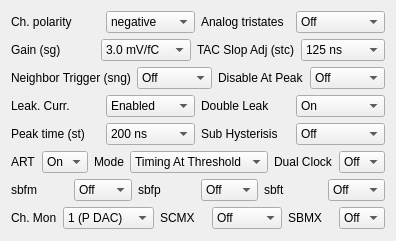
    <widget class="QWidget" name="layoutWidget">
     <property name="geometry">
      <rect>
       <x>10</x>
       <y>33</y>
       <width>378</width>
       <height>241</height>
      </rect>
     </property>
     <layout class="QVBoxLayout" name="verticalLayout">
      <item>
       <layout class="QHBoxLayout" name="horizontalLayout">
        <item>
         <widget class="QLabel" name="spgLabel">
          <property name="font">
           <font>
            <family>Arial</family>
            <pointsize>9</pointsize>
           </font>
          </property>
          <property name="text">
           <string>Ch. polarity</string>
          </property>
         </widget>
        </item>
        <item>
         <widget class="QComboBox" name="spg">
          <property name="font">
           <font>
            <family>Arial</family>
            <pointsize>9</pointsize>
           </font>
          </property>
          <property name="currentIndex">
           <number>0</number>
          </property>
          <item>
           <property name="text">
            <string>negative</string>
           </property>
          </item>
          <item>
           <property name="text">
            <string>positive</string>
           </property>
          </item>
         </widget>
        </item>
        <item>
         <widget class="QLabel" name="sdrvLabel">
          <property name="font">
           <font>
            <family>Arial</family>
            <pointsize>9</pointsize>
           </font>
          </property>
          <property name="text">
           <string>Analog tristates</string>
          </property>
         </widget>
        </item>
        <item>
         <widget class="QComboBox" name="sdrv">
          <property name="font">
           <font>
            <family>Arial</family>
            <pointsize>9</pointsize>
           </font>
          </property>
          <property name="currentIndex">
           <number>0</number>
          </property>
          <item>
           <property name="text">
            <string>Off</string>
           </property>
          </item>
          <item>
           <property name="text">
            <string>On</string>
           </property>
          </item>
         </widget>
        </item>
       </layout>
      </item>
      <item>
       <layout class="QHBoxLayout" name="horizontalLayout_2">
        <item>
         <widget class="QLabel" name="sgLabel">
          <property name="font">
           <font>
            <family>Arial</family>
            <pointsize>9</pointsize>
           </font>
          </property>
          <property name="text">
           <string>Gain (sg)</string>
          </property>
         </widget>
        </item>
        <item>
         <widget class="QComboBox" name="sg">
          <property name="font">
           <font>
            <family>Arial</family>
            <pointsize>9</pointsize>
           </font>
          </property>
          <property name="currentIndex">
           <number>2</number>
          </property>
          <item>
           <property name="text">
            <string>0.5 mV/fC</string>
           </property>
          </item>
          <item>
           <property name="text">
            <string>1.0 mV/fC</string>
           </property>
          </item>
          <item>
           <property name="text">
            <string>3.0 mV/fC</string>
           </property>
          </item>
          <item>
           <property name="text">
            <string>4.5 mV/fC</string>
           </property>
          </item>
          <item>
           <property name="text">
            <string>6.0 mV/fC</string>
           </property>
          </item>
          <item>
           <property name="text">
            <string>9.0 mV/fC</string>
           </property>
          </item>
          <item>
           <property name="text">
            <string>12.0 mV/fC</string>
           </property>
          </item>
          <item>
           <property name="text">
            <string>16.0 mV/fC</string>
           </property>
          </item>
         </widget>
        </item>
        <item>
         <widget class="QLabel" name="stcLabel">
          <property name="font">
           <font>
            <family>Arial</family>
            <pointsize>9</pointsize>
           </font>
          </property>
          <property name="text">
           <string>TAC Slop Adj (stc)</string>
          </property>
         </widget>
        </item>
        <item>
         <widget class="QComboBox" name="stc">
          <property name="font">
           <font>
            <family>Arial</family>
            <pointsize>9</pointsize>
           </font>
          </property>
          <property name="currentIndex">
           <number>0</number>
          </property>
          <property name="maxVisibleItems">
           <number>16</number>
          </property>
          <item>
           <property name="text">
            <string>125 ns</string>
           </property>
          </item>
          <item>
           <property name="text">
            <string>250 ns</string>
           </property>
          </item>
          <item>
           <property name="text">
            <string>500 ns</string>
           </property>
          </item>
          <item>
           <property name="text">
            <string>1000 ns</string>
           </property>
          </item>
         </widget>
        </item>
       </layout>
      </item>
      <item>
       <layout class="QHBoxLayout" name="horizontalLayout_6">
        <item>
         <widget class="QLabel" name="sngLabel">
          <property name="font">
           <font>
            <family>Arial</family>
            <pointsize>9</pointsize>
           </font>
          </property>
          <property name="text">
           <string>Neighbor Trigger (sng)</string>
          </property>
         </widget>
        </item>
        <item>
         <widget class="QComboBox" name="sng">
          <property name="font">
           <font>
            <family>Arial</family>
            <pointsize>9</pointsize>
           </font>
          </property>
          <property name="currentIndex">
           <number>0</number>
          </property>
          <item>
           <property name="text">
            <string>Off</string>
           </property>
          </item>
          <item>
           <property name="text">
            <string>On</string>
           </property>
          </item>
         </widget>
        </item>
        <item>
         <widget class="QLabel" name="sdpLabel">
          <property name="font">
           <font>
            <family>Arial</family>
            <pointsize>9</pointsize>
           </font>
          </property>
          <property name="text">
           <string>Disable At Peak</string>
          </property>
         </widget>
        </item>
        <item>
         <widget class="QComboBox" name="sdp">
          <property name="font">
           <font>
            <family>Arial</family>
            <pointsize>9</pointsize>
           </font>
          </property>
          <item>
           <property name="text">
            <string>Off</string>
           </property>
          </item>
          <item>
           <property name="text">
            <string>On</string>
           </property>
          </item>
         </widget>
        </item>
       </layout>
      </item>
      <item>
       <layout class="QHBoxLayout" name="horizontalLayout_3">
        <item>
         <widget class="QLabel" name="slgLabel">
          <property name="font">
           <font>
            <family>Arial</family>
            <pointsize>9</pointsize>
           </font>
          </property>
          <property name="text">
           <string>Leak. Curr.</string>
          </property>
         </widget>
        </item>
        <item>
         <widget class="QComboBox" name="slg">
          <property name="font">
           <font>
            <family>Arial</family>
            <pointsize>9</pointsize>
           </font>
          </property>
          <property name="currentIndex">
           <number>0</number>
          </property>
          <item>
           <property name="text">
            <string>Enabled</string>
           </property>
          </item>
          <item>
           <property name="text">
            <string>Disabled</string>
           </property>
          </item>
         </widget>
        </item>
        <item>
         <widget class="QLabel" name="sfmLabel">
          <property name="font">
           <font>
            <family>Arial</family>
            <pointsize>9</pointsize>
           </font>
          </property>
          <property name="text">
           <string>Double Leak</string>
          </property>
         </widget>
        </item>
        <item>
         <widget class="QComboBox" name="sfm">
          <property name="font">
           <font>
            <family>Arial</family>
            <pointsize>9</pointsize>
           </font>
          </property>
          <property name="currentIndex">
           <number>1</number>
          </property>
          <item>
           <property name="text">
            <string>Off</string>
           </property>
          </item>
          <item>
           <property name="text">
            <string>On</string>
           </property>
          </item>
         </widget>
        </item>
       </layout>
      </item>
      <item>
       <layout class="QHBoxLayout" name="horizontalLayout_7">
        <item>
         <widget class="QLabel" name="stLabel">
          <property name="font">
           <font>
            <family>Arial</family>
            <pointsize>9</pointsize>
           </font>
          </property>
          <property name="text">
           <string>Peak time (st)</string>
          </property>
         </widget>
        </item>
        <item>
         <widget class="QComboBox" name="st">
          <property name="font">
           <font>
            <family>Arial</family>
            <pointsize>9</pointsize>
           </font>
          </property>
          <property name="currentIndex">
           <number>0</number>
          </property>
          <item>
           <property name="text">
            <string>200 ns</string>
           </property>
          </item>
          <item>
           <property name="text">
            <string>100 ns</string>
           </property>
          </item>
          <item>
           <property name="text">
            <string>50 ns</string>
           </property>
          </item>
          <item>
           <property name="text">
            <string>25 ns</string>
           </property>
          </item>
         </widget>
        </item>
        <item>
         <widget class="QLabel" name="sshLabel">
          <property name="font">
           <font>
            <family>Arial</family>
            <pointsize>9</pointsize>
           </font>
          </property>
          <property name="text">
           <string>Sub Hysterisis </string>
          </property>
         </widget>
        </item>
        <item>
         <widget class="QComboBox" name="ssh">
          <property name="font">
           <font>
            <family>Arial</family>
            <pointsize>9</pointsize>
           </font>
          </property>
          <item>
           <property name="text">
            <string>Off</string>
           </property>
          </item>
          <item>
           <property name="text">
            <string>On</string>
           </property>
          </item>
         </widget>
        </item>
       </layout>
      </item>
      <item>
       <layout class="QHBoxLayout" name="horizontalLayout_9">
        <item>
         <widget class="QLabel" name="sfaLabel">
          <property name="font">
           <font>
            <family>Arial</family>
            <pointsize>9</pointsize>
           </font>
          </property>
          <property name="text">
           <string>ART</string>
          </property>
         </widget>
        </item>
        <item>
         <widget class="QComboBox" name="sfa">
          <property name="font">
           <font>
            <family>Arial</family>
            <pointsize>9</pointsize>
           </font>
          </property>
          <property name="currentIndex">
           <number>1</number>
          </property>
          <item>
           <property name="text">
            <string>Off</string>
           </property>
          </item>
          <item>
           <property name="text">
            <string>On</string>
           </property>
          </item>
         </widget>
        </item>
        <item>
         <widget class="QLabel" name="sfamLabel">
          <property name="font">
           <font>
            <family>Arial</family>
            <pointsize>9</pointsize>
           </font>
          </property>
          <property name="text">
           <string>Mode</string>
          </property>
         </widget>
        </item>
        <item>
         <widget class="QComboBox" name="sfam">
          <property name="font">
           <font>
            <family>Arial</family>
            <pointsize>9</pointsize>
           </font>
          </property>
          <item>
           <property name="text">
            <string>Timing At Threshold</string>
           </property>
          </item>
          <item>
           <property name="text">
            <string>Timing At Peak</string>
           </property>
          </item>
         </widget>
        </item>
        <item>
         <widget class="QLabel" name="sdckaLabel">
          <property name="font">
           <font>
            <family>Arial</family>
            <pointsize>9</pointsize>
           </font>
          </property>
          <property name="text">
           <string>Dual Clock</string>
          </property>
         </widget>
        </item>
        <item>
         <widget class="QComboBox" name="sdcka">
          <property name="font">
           <font>
            <family>Arial</family>
            <pointsize>9</pointsize>
           </font>
          </property>
          <property name="currentIndex">
           <number>0</number>
          </property>
          <item>
           <property name="text">
            <string>Off</string>
           </property>
          </item>
          <item>
           <property name="text">
            <string>On</string>
           </property>
          </item>
         </widget>
        </item>
       </layout>
      </item>
      <item>
       <layout class="QHBoxLayout" name="horizontalLayout_5">
        <item>
         <widget class="QLabel" name="sbfmLabel">
          <property name="font">
           <font>
            <family>Arial</family>
            <pointsize>9</pointsize>
           </font>
          </property>
          <property name="text">
           <string>sbfm</string>
          </property>
         </widget>
        </item>
        <item>
         <widget class="QComboBox" name="sbfm">
          <property name="font">
           <font>
            <family>Arial</family>
            <pointsize>9</pointsize>
           </font>
          </property>
          <property name="focusPolicy">
           <enum>Qt::StrongFocus</enum>
          </property>
          <property name="currentIndex">
           <number>0</number>
          </property>
          <item>
           <property name="text">
            <string>Off</string>
           </property>
          </item>
          <item>
           <property name="text">
            <string>On</string>
           </property>
          </item>
         </widget>
        </item>
        <item>
         <widget class="QLabel" name="sbfpLabel">
          <property name="font">
           <font>
            <family>Arial</family>
            <pointsize>9</pointsize>
           </font>
          </property>
          <property name="text">
           <string>sbfp</string>
          </property>
         </widget>
        </item>
        <item>
         <widget class="QComboBox" name="sbfp">
          <property name="font">
           <font>
            <family>Arial</family>
            <pointsize>9</pointsize>
           </font>
          </property>
          <property name="currentIndex">
           <number>0</number>
          </property>
          <item>
           <property name="text">
            <string>Off</string>
           </property>
          </item>
          <item>
           <property name="text">
            <string>On</string>
           </property>
          </item>
         </widget>
        </item>
        <item>
         <widget class="QLabel" name="sbftLabel">
          <property name="font">
           <font>
            <family>Arial</family>
            <pointsize>9</pointsize>
           </font>
          </property>
          <property name="text">
           <string>sbft</string>
          </property>
         </widget>
        </item>
        <item>
         <widget class="QComboBox" name="sbft">
          <property name="font">
           <font>
            <family>Arial</family>
            <pointsize>9</pointsize>
           </font>
          </property>
          <property name="currentIndex">
           <number>0</number>
          </property>
          <item>
           <property name="text">
            <string>Off</string>
           </property>
          </item>
          <item>
           <property name="text">
            <string>On</string>
           </property>
          </item>
         </widget>
        </item>
       </layout>
      </item>
      <item>
       <layout class="QHBoxLayout" name="horizontalLayout_8">
        <item>
         <widget class="QLabel" name="sm5_sm0Label">
          <property name="font">
           <font>
            <family>Arial</family>
            <pointsize>9</pointsize>
           </font>
          </property>
          <property name="text">
           <string>Ch. Mon</string>
          </property>
         </widget>
        </item>
        <item>
         <widget class="QComboBox" name="sm5_sm0">
          <property name="font">
           <font>
            <family>Arial</family>
            <pointsize>9</pointsize>
           </font>
          </property>
          <item>
           <property name="text">
            <string>1 (P DAC)</string>
           </property>
          </item>
          <item>
           <property name="text">
            <string>2 (Th DAC)</string>
           </property>
          </item>
          <item>
           <property name="text">
            <string>3 (BG V)</string>
           </property>
          </item>
          <item>
           <property name="text">
            <string>4 (T sens)</string>
           </property>
          </item>
          <item>
           <property name="text">
            <string>5</string>
           </property>
          </item>
          <item>
           <property name="text">
            <string>6</string>
           </property>
          </item>
          <item>
           <property name="text">
            <string>7</string>
           </property>
          </item>
          <item>
           <property name="text">
            <string>8</string>
           </property>
          </item>
          <item>
           <property name="text">
            <string>9</string>
           </property>
          </item>
          <item>
           <property name="text">
            <string>10</string>
           </property>
          </item>
          <item>
           <property name="text">
            <string>11</string>
           </property>
          </item>
          <item>
           <property name="text">
            <string>12</string>
           </property>
          </item>
          <item>
           <property name="text">
            <string>13</string>
           </property>
          </item>
          <item>
           <property name="text">
            <string>14</string>
           </property>
          </item>
          <item>
           <property name="text">
            <string>15</string>
           </property>
          </item>
          <item>
           <property name="text">
            <string>16</string>
           </property>
          </item>
          <item>
           <property name="text">
            <string>17</string>
           </property>
          </item>
          <item>
           <property name="text">
            <string>18</string>
           </property>
          </item>
          <item>
           <property name="text">
            <string>19</string>
           </property>
          </item>
          <item>
           <property name="text">
            <string>20</string>
           </property>
          </item>
          <item>
           <property name="text">
            <string>21</string>
           </property>
          </item>
          <item>
           <property name="text">
            <string>22</string>
           </property>
          </item>
          <item>
           <property name="text">
            <string>23</string>
           </property>
          </item>
          <item>
           <property name="text">
            <string>24</string>
           </property>
          </item>
          <item>
           <property name="text">
            <string>25</string>
           </property>
          </item>
          <item>
           <property name="text">
            <string>26</string>
           </property>
          </item>
          <item>
           <property name="text">
            <string>27</string>
           </property>
          </item>
          <item>
           <property name="text">
            <string>28</string>
           </property>
          </item>
          <item>
           <property name="text">
            <string>29</string>
           </property>
          </item>
          <item>
           <property name="text">
            <string>30</string>
           </property>
          </item>
          <item>
           <property name="text">
            <string>31</string>
           </property>
          </item>
          <item>
           <property name="text">
            <string>32</string>
           </property>
          </item>
          <item>
           <property name="text">
            <string>33</string>
           </property>
          </item>
          <item>
           <property name="text">
            <string>34</string>
           </property>
          </item>
          <item>
           <property name="text">
            <string>35</string>
           </property>
          </item>
          <item>
           <property name="text">
            <string>36</string>
           </property>
          </item>
          <item>
           <property name="text">
            <string>37</string>
           </property>
          </item>
          <item>
           <property name="text">
            <string>38</string>
           </property>
          </item>
          <item>
           <property name="text">
            <string>39</string>
           </property>
          </item>
          <item>
           <property name="text">
            <string>40</string>
           </property>
          </item>
          <item>
           <property name="text">
            <string>41</string>
           </property>
          </item>
          <item>
           <property name="text">
            <string>42</string>
           </property>
          </item>
          <item>
           <property name="text">
            <string>43</string>
           </property>
          </item>
          <item>
           <property name="text">
            <string>44</string>
           </property>
          </item>
          <item>
           <property name="text">
            <string>45</string>
           </property>
          </item>
          <item>
           <property name="text">
            <string>46</string>
           </property>
          </item>
          <item>
           <property name="text">
            <string>47</string>
           </property>
          </item>
          <item>
           <property name="text">
            <string>48</string>
           </property>
          </item>
          <item>
           <property name="text">
            <string>49</string>
           </property>
          </item>
          <item>
           <property name="text">
            <string>50</string>
           </property>
          </item>
          <item>
           <property name="text">
            <string>51</string>
           </property>
          </item>
          <item>
           <property name="text">
            <string>52</string>
           </property>
          </item>
          <item>
           <property name="text">
            <string>53</string>
           </property>
          </item>
          <item>
           <property name="text">
            <string>54</string>
           </property>
          </item>
          <item>
           <property name="text">
            <string>55</string>
           </property>
          </item>
          <item>
           <property name="text">
            <string>56</string>
           </property>
          </item>
          <item>
           <property name="text">
            <string>57</string>
           </property>
          </item>
          <item>
           <property name="text">
            <string>58</string>
           </property>
          </item>
          <item>
           <property name="text">
            <string>59</string>
           </property>
          </item>
          <item>
           <property name="text">
            <string>60</string>
           </property>
          </item>
          <item>
           <property name="text">
            <string>61</string>
           </property>
          </item>
          <item>
           <property name="text">
            <string>62</string>
           </property>
          </item>
          <item>
           <property name="text">
            <string>63</string>
           </property>
          </item>
          <item>
           <property name="text">
            <string>64</string>
           </property>
          </item>
         </widget>
        </item>
        <item>
         <widget class="QLabel" name="scmxLabel">
          <property name="font">
           <font>
            <family>Arial</family>
            <pointsize>9</pointsize>
           </font>
          </property>
          <property name="text">
           <string>SCMX</string>
          </property>
         </widget>
        </item>
        <item>
         <widget class="QComboBox" name="scmx">
          <property name="font">
           <font>
            <family>Arial</family>
            <pointsize>9</pointsize>
           </font>
          </property>
          <item>
           <property name="text">
            <string>Off</string>
           </property>
          </item>
          <item>
           <property name="text">
            <string>On (ch)</string>
           </property>
          </item>
         </widget>
        </item>
        <item>
         <widget class="QLabel" name="sbmxLabel">
          <property name="font">
           <font>
            <family>Arial</family>
            <pointsize>9</pointsize>
           </font>
          </property>
          <property name="text">
           <string>SBMX</string>
          </property>
         </widget>
        </item>
        <item>
         <widget class="QComboBox" name="sbmx">
          <property name="font">
           <font>
            <family>Arial</family>
            <pointsize>9</pointsize>
           </font>
          </property>
          <item>
           <property name="text">
            <string>Off</string>
           </property>
          </item>
          <item>
           <property name="text">
            <string>On</string>
           </property>
          </item>
         </widget>
        </item>
       </layout>
      </item>
     </layout>
    </widget>
